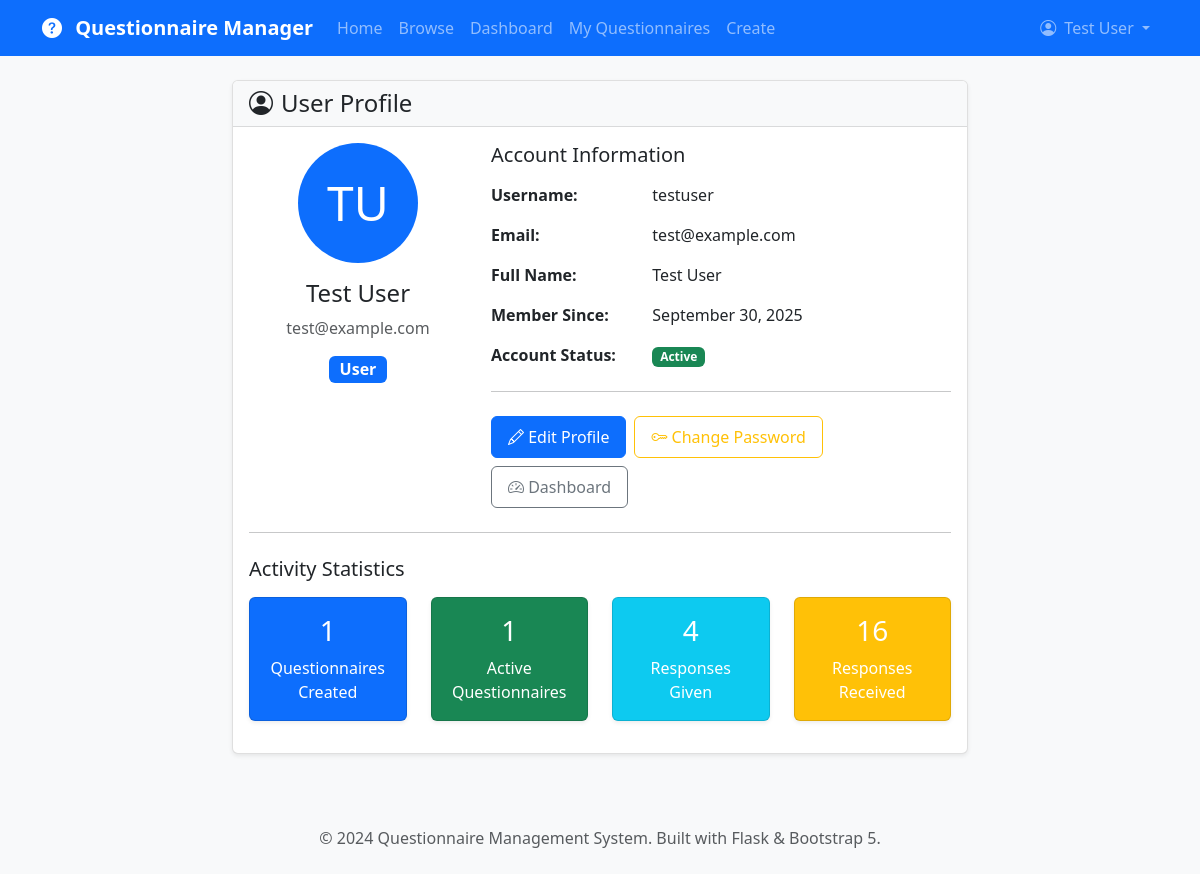
Page /auth/profile (signed in) on the committed database.
### app/models.py (models this page shows, shortened)
class User(UserMixin, db.Model):
    __tablename__ = 'users'
    id = db.Column(db.Integer, primary_key=True)
    username = db.Column(db.String(64), index=True, unique=True, nullable=False)
    email = db.Column(db.String(120), index=True, unique=True, nullable=False)
    password_hash = db.Column(db.String(128))
    first_name = db.Column(db.String(64))
    last_name = db.Column(db.String(64))
    role = db.Column(db.String(20), default='user')  # user, admin
    is_active = db.Column(db.Boolean, default=True)
    created_at = db.Column(db.DateTime, index=True, default=datetime.utcnow)
    last_login = db.Column(db.DateTime)
    created_questionnaires = db.relationship('Questionnaire', foreign_keys='Questionnaire.creator_id',
                                           backref='creator', lazy='dynamic', cascade='all, delete-orphan')
    responses = db.relationship('Response', backref='user', lazy='dynamic', cascade='all, delete-orphan')
    def get_full_name(self):
        if self.first_name and self.last_name:
            return f"{self.first_name} {self.last_name}"
        return self.username
    def is_admin(self):
        return self.role == 'admin'

### app/auth/routes.py (the view)
@bp.route('/profile')
@login_required
def profile():
    return render_template('auth/profile.html', title='Profile', user=current_user)

### app/models.py (called while the page is built)
@login_manager.user_loader
def load_user(user_id):
    return User.query.get(int(user_id))

    def get_total_responses(self):
        return self.responses.filter_by(is_complete=True).count()

### app/templates/auth/profile.html (shortened to what this page needs)
{% extends "base.html" %}
{% block content %}
<div class="row">
    <div class="col-lg-8 mx-auto">
        <div class="card">
            <div class="card-header">
                <h4 class="card-title mb-0">
                    <i class="bi bi-person-circle me-2"></i>User Profile
                </h4>
            </div>
            <div class="card-body">
                <div class="row">
                    <div class="col-md-4 text-center mb-4">
                        <div class="bg-primary text-white rounded-circle d-inline-flex align-items-center justify-content-center mb-3"
                             style="width: 120px; height: 120px; font-size: 3rem;">
                            {{ user.first_name[0] if user.first_name else user.username[0] }}{{ user.last_name[0] if user.last_name else '' }}
                        </div>
                        <h4>{{ user.get_full_name() }}</h4>
                        <p class="text-muted">{{ user.email }}</p>
                        {% if user.role == 'admin' %}
                            <span class="badge bg-danger fs-6">Administrator</span>
                        {% else %}
                            <span class="badge bg-primary fs-6">User</span>
                        {% endif %}
                    </div>
                    <div class="col-md-8">
                        <h5 class="mb-3">Account Information</h5>
                        <div class="row mb-3">
                            <div class="col-sm-4"><strong>Username:</strong></div>
                            <div class="col-sm-8">{{ user.username }}</div>
                        </div>
                        <div class="row mb-3">
                            <div class="col-sm-4"><strong>Email:</strong></div>
                            <div class="col-sm-8">{{ user.email }}</div>
                        </div>
                        <div class="row mb-3">
                            <div class="col-sm-4"><strong>Full Name:</strong></div>
                            <div class="col-sm-8">{{ user.get_full_name() }}</div>
                        </div>
                        <div class="row mb-3">
                            <div class="col-sm-4"><strong>Member Since:</strong></div>
                            <div class="col-sm-8">{{ user.created_at.strftime('%B %d, %Y') }}</div>
                        </div>
                        <div class="row mb-3">
                            <div class="col-sm-4"><strong>Account Status:</strong></div>
                            <div class="col-sm-8">
                                {% if user.is_active %}
                                    <span class="badge bg-success">Active</span>
                                {% else %}
                                    <span class="badge bg-danger">Inactive</span>
                                {% endif %}
                            </div>
                        </div>
                        <hr class="my-4">
                        <div class="d-flex gap-2 flex-wrap">
                            <a href="{{ url_for('auth.edit_profile') }}" class="btn btn-primary">
                                <i class="bi bi-pencil"></i> Edit Profile
                            </a>
                            <a href="{{ url_for('auth.change_password') }}" class="btn btn-outline-warning">
                                <i class="bi bi-key"></i> Change Password
                            </a>
                            <a href="{{ url_for('main.dashboard') }}" class="btn btn-outline-secondary">
                                <i class="bi bi-speedometer2"></i> Dashboard
                            </a>
                        </div>
                    </div>
                </div>
                <hr class="my-4">
                <h5 class="mb-3">Activity Statistics</h5>
                <div class="row text-center">
                    <div class="col-md-3 mb-3">
                        <div class="card bg-primary text-white h-100">
                            <div class="card-body">
                                <h3 class="card-title">{{ user.created_questionnaires.count() }}</h3>
                                <p class="card-text mb-0">Questionnaires Created</p>
                            </div>
                        </div>
                    </div>
                    <div class="col-md-3 mb-3">
                        <div class="card bg-success text-white h-100">
                            <div class="card-body">
                                <h3 class="card-title">{{ user.created_questionnaires.filter_by(is_active=True).count() }}</h3>
                                <p class="card-text mb-0">Active Questionnaires</p>
                            </div>
                        </div>
                    </div>
                    <div class="col-md-3 mb-3">
                        <div class="card bg-info text-white h-100">
                            <div class="card-body">
                                <h3 class="card-title">{{ user.responses.filter_by(is_complete=True).count() }}</h3>
                                <p class="card-text mb-0">Responses Given</p>
                            </div>
                        </div>
                    </div>
                    <div class="col-md-3 mb-3">
                        <div class="card bg-warning text-white h-100">
                            <div class="card-body">
                                {% set total_responses = namespace(count=0) %}
                                {% for q in user.created_questionnaires %}
                                    {% set total_responses.count = total_responses.count + q.get_total_responses() %}
                                {% endfor %}
                                <h3 class="card-title">{{ total_responses.count }}</h3>
                                <p class="card-text mb-0">Responses Received</p>
                            </div>
                        </div>
                    </div>
                </div>
            </div>
        </div>
    </div>
</div>
{% endblock %}

### app/templates/base.html (shortened to what this page needs)
<!DOCTYPE html>
<html lang="en">
<head>
    <link href="https://cdn.jsdelivr.net/npm/bootstrap@5.3.0/dist/css/bootstrap.min.css" rel="stylesheet">
    <link rel="stylesheet" href="https://cdn.jsdelivr.net/npm/bootstrap-icons@1.10.0/font/bootstrap-icons.css">
    <link href="{{ url_for('static', filename='css/custom.css') }}" rel="stylesheet">
</head>
<body>
    <nav class="navbar navbar-expand-lg navbar-dark bg-primary">
        <div class="container">
            <a class="navbar-brand" href="{{ url_for('main.index') }}">
                <i class="bi bi-question-circle-fill me-2"></i>
                Questionnaire Manager
            </a>
            <div class="collapse navbar-collapse" id="navbarNav">
                <ul class="navbar-nav me-auto">
                    <li class="nav-item">
                        <a class="nav-link" href="{{ url_for('main.index') }}">Home</a>
                    </li>
                    <li class="nav-item">
                        <a class="nav-link" href="{{ url_for('main.questionnaires') }}">Browse</a>
                    </li>
                    {% if current_user.is_authenticated %}
                        <li class="nav-item">
                            <a class="nav-link" href="{{ url_for('main.dashboard') }}">Dashboard</a>
                        </li>
                        <li class="nav-item">
                            <a class="nav-link" href="{{ url_for('main.my_questionnaires') }}">My Questionnaires</a>
                        </li>
                        <li class="nav-item">
                            <a class="nav-link" href="{{ url_for('main.create_questionnaire') }}">Create</a>
                        </li>
                    {% endif %}
                </ul>
                <ul class="navbar-nav">
                    {% if current_user.is_authenticated %}
                        <li class="nav-item dropdown">
                            <a class="nav-link dropdown-toggle" href="#" role="button" data-bs-toggle="dropdown">
                                <i class="bi bi-person-circle me-1"></i>
                                {{ current_user.get_full_name() }}
                            </a>
                        </li>
                    {% endif %}
                </ul>
            </div>
        </div>
    </nav>
    <main class="container mt-4">
        {% block content %}{% endblock %}
    </main>
    <footer class="bg-light text-center py-4 mt-5">
        <div class="container">
            <p class="text-muted mb-0">
                &copy; 2024 Questionnaire Management System.
                Built with Flask & Bootstrap 5.
            </p>
        </div>
    </footer>
</body>
</html>

### app/static/css/custom.css (style rules this page uses)
:root { --primary-color: #0d6efd; --secondary-color: #6c757d; --success-color: #198754; --danger-color: #dc3545; --warning-color: #ffc107; --info-color: #0dcaf0; }
body { font-family: 'Segoe UI', Tahoma, Geneva, Verdana, sans-serif; background-color: #f8f9fa; }
.navbar-brand { font-weight: 600; }
.card { box-shadow: 0 0.125rem 0.25rem rgba(0, 0, 0, 0.075); border: 1px solid rgba(0, 0, 0, 0.125); transition: box-shadow 0.15s ease-in-out; }
.card-header { background-color: #f8f9fa; border-bottom: 1px solid rgba(0, 0, 0, 0.125); font-weight: 600; }
.btn { border-radius: 0.375rem; font-weight: 500; padding: 0.5rem 1rem; transition: all 0.15s ease-in-out; }
.btn-primary { background-color: var(--primary-color); border-color: var(--primary-color); }

### rows in the picture
User: get_full_name "Test User", first_name "T", last_name "U", email "test@example.com", username "testuser", created_at "September 30, 2025"

### other values in the picture
{{ user.created_questionnaires.count() }} "1"
{{ user.created_questionnaires.filter_by(is_active=True).count() }} "1"
{{ user.responses.filter_by(is_complete=True).count() }} "4"
{{ total_responses.count }} "16"
